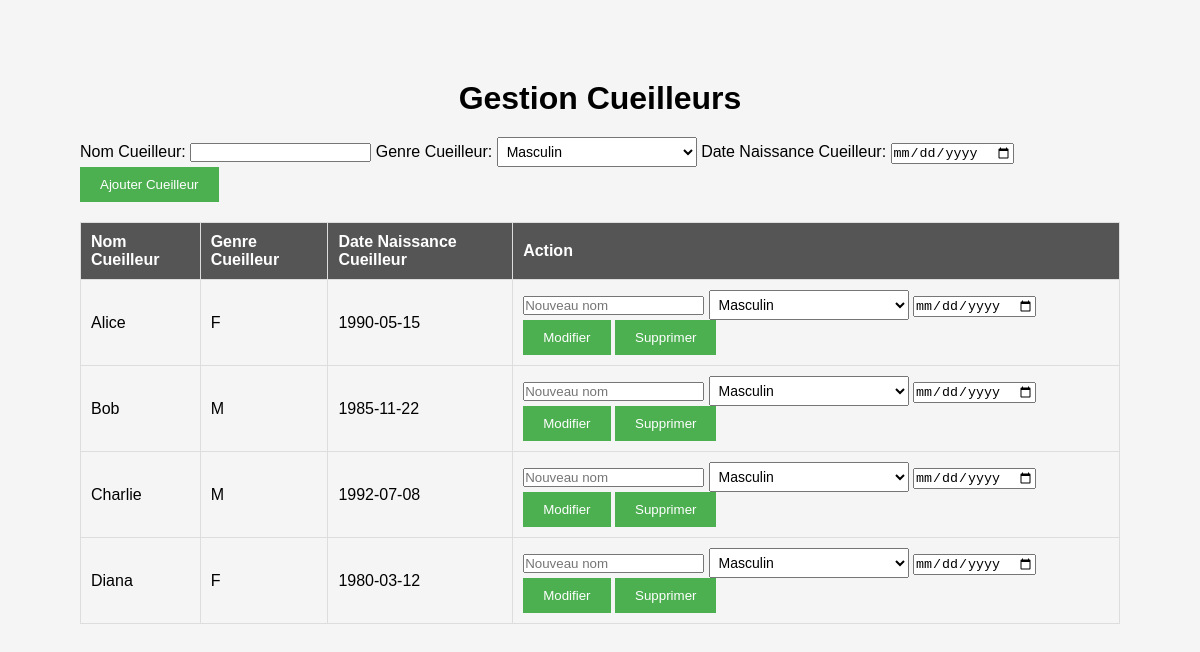
/Admin/gestion_cueilleur.php, run on the app's committed database.
### tables this page shows
CREATE TABLE Cueilleurs (
    ID_Cueilleur INT AUTO_INCREMENT PRIMARY KEY,
    Nom_Cueilleur VARCHAR(255),
    Genre CHAR(1),
    Date_Naissance DATE
);

### Admin/gestion_cueilleur.php (the view, shortened to what this page needs)
<?php
include '../config.php';
$result = $conn->query("SELECT * FROM Cueilleurs");
$cueilleurs = $result->fetch_all(MYSQLI_ASSOC);
?>
<!DOCTYPE html>
<html lang="en">
<head>
    <link rel="stylesheet" href="../css/style.css">
</head>
<body>
    <h1>Gestion Cueilleurs</h1>
    <form action="traitement_gestion_cueilleur.php" method="post">
        <label for="nom_cueilleur">Nom Cueilleur:</label>
        <input type="text" id="nom_cueilleur" name="nom_cueilleur" required>
        <label for="genre_cueilleur">Genre Cueilleur:</label>
        <select id="genre_cueilleur" name="genre_cueilleur" required>
            <option value="M">Masculin</option>
        </select>
        <label for="date_naissance_cueilleur">Date Naissance Cueilleur:</label>
        <input type="date" id="date_naissance_cueilleur" name="date_naissance_cueilleur" required>
        <button type="submit" name="ajouter_cueilleur">Ajouter Cueilleur</button>
    </form>
    <table>
        <thead>
            <tr>
                <th>Nom Cueilleur</th>
                <th>Genre Cueilleur</th>
                <th>Date Naissance Cueilleur</th>
                <th>Action</th>
            </tr>
        </thead>
        <tbody>
            <?php foreach ($cueilleurs as $cueilleur): ?>
                <tr>
                    <td><?= $cueilleur['Nom_Cueilleur'] ?? '' ?></td>
                    <td><?= $cueilleur['Genre'] ?? '' ?></td>
                    <td><?= $cueilleur['Date_Naissance'] ?? '' ?></td>
                    <td>
                    <form action="traitement_gestion_cueilleur.php" method="post" style="display: inline;">
                        <input type="text" name="nom_cueilleur_modifie" placeholder="Nouveau nom">
                        <select name="genre_cueilleur_modifie" required>
                            <option value="M">Masculin</option>
                        </select>
                        <input type="date" name="date_naissance_cueilleur_modifie" placeholder="Nouvelle date de naissance">
                        <button type="submit" name="action" value="modifier_cueilleur">Modifier</button>
                    </form>
                    <form action="traitement_gestion_cueilleur.php" method="post" style="display: inline;">
                        <button type="submit" name="action" value="supprimer_cueilleur">Supprimer</button>
                    </form>
                    </td>
                </tr>
            <?php endforeach; ?>
        </tbody>
    </table>
</body>
</html>

### css/style.css (style rules this page uses)
* { margin: 0; padding: 0; box-sizing: border-box; }
body { font-family: 'Arial', sans-serif; margin: 0; padding: 0; background-color: #f5f5f5; padding: 80px; }
input { outline: none; }
h1 { margin-bottom: 20px; text-align: center; }
form { margin-bottom: 20px; }
table { width: 100%; border-collapse: collapse; margin-top: 20px; }
table, th, td { border: 1px solid #ddd; }
th, td { padding: 10px; text-align: left; }
th { background-color: #555; color: #fff; }
button { background-color: #4CAF50; color: #fff; padding: 10px 20px; border: none; cursor: pointer; }
select { padding: 5px; font-size: 14px; width: 200px; }
select option { padding: 5px; font-size: 14px; }

### data on the page
cueilleurs: Nom_Cueilleur "Alice", Genre "F", Date_Naissance "1990-05-15"
cueilleurs: Nom_Cueilleur "Bob", Genre "M", Date_Naissance "1985-11-22"
cueilleurs: Nom_Cueilleur "Charlie", Genre "M", Date_Naissance "1992-07-08"
cueilleurs: Nom_Cueilleur "Diana", Genre "F", Date_Naissance "1980-03-12"
